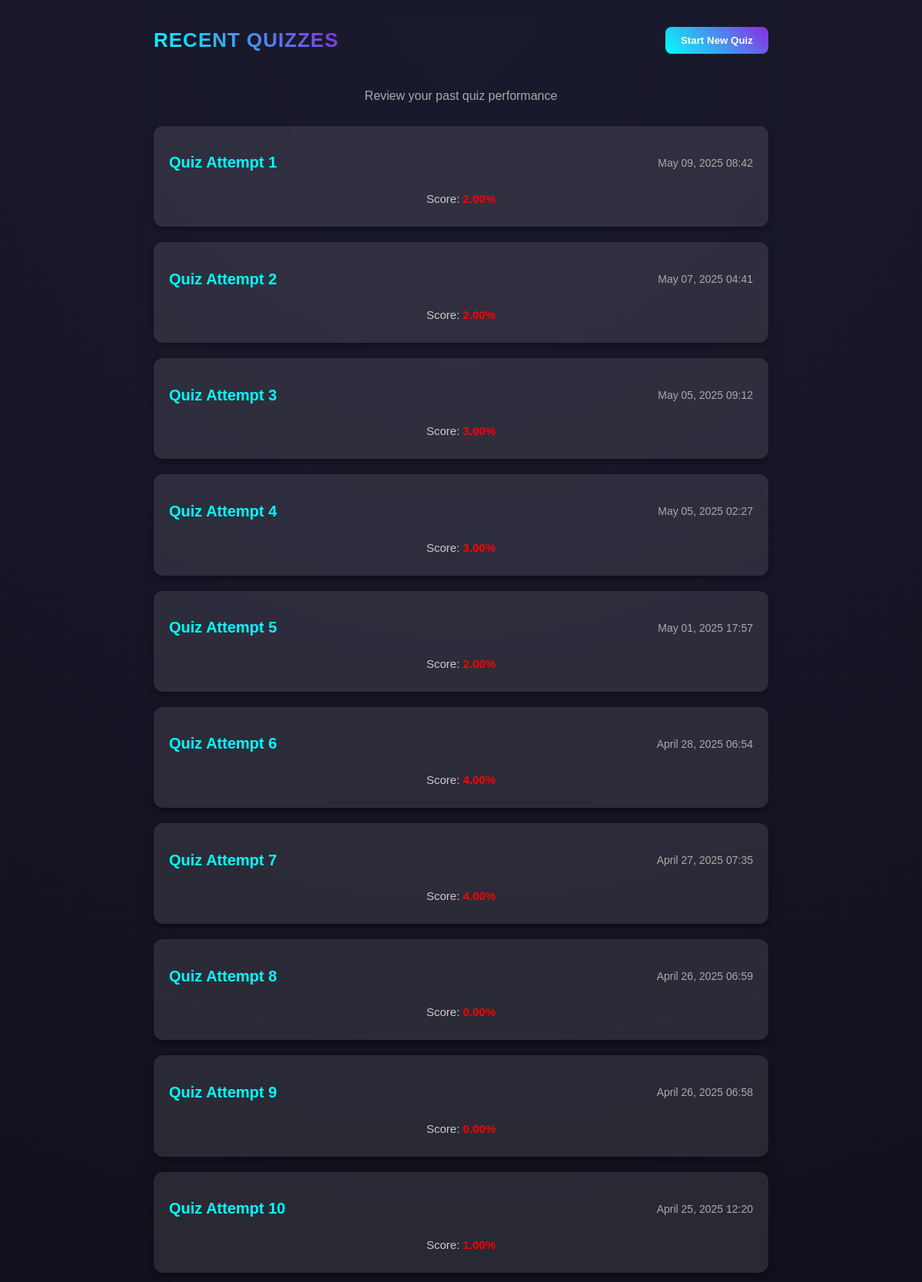
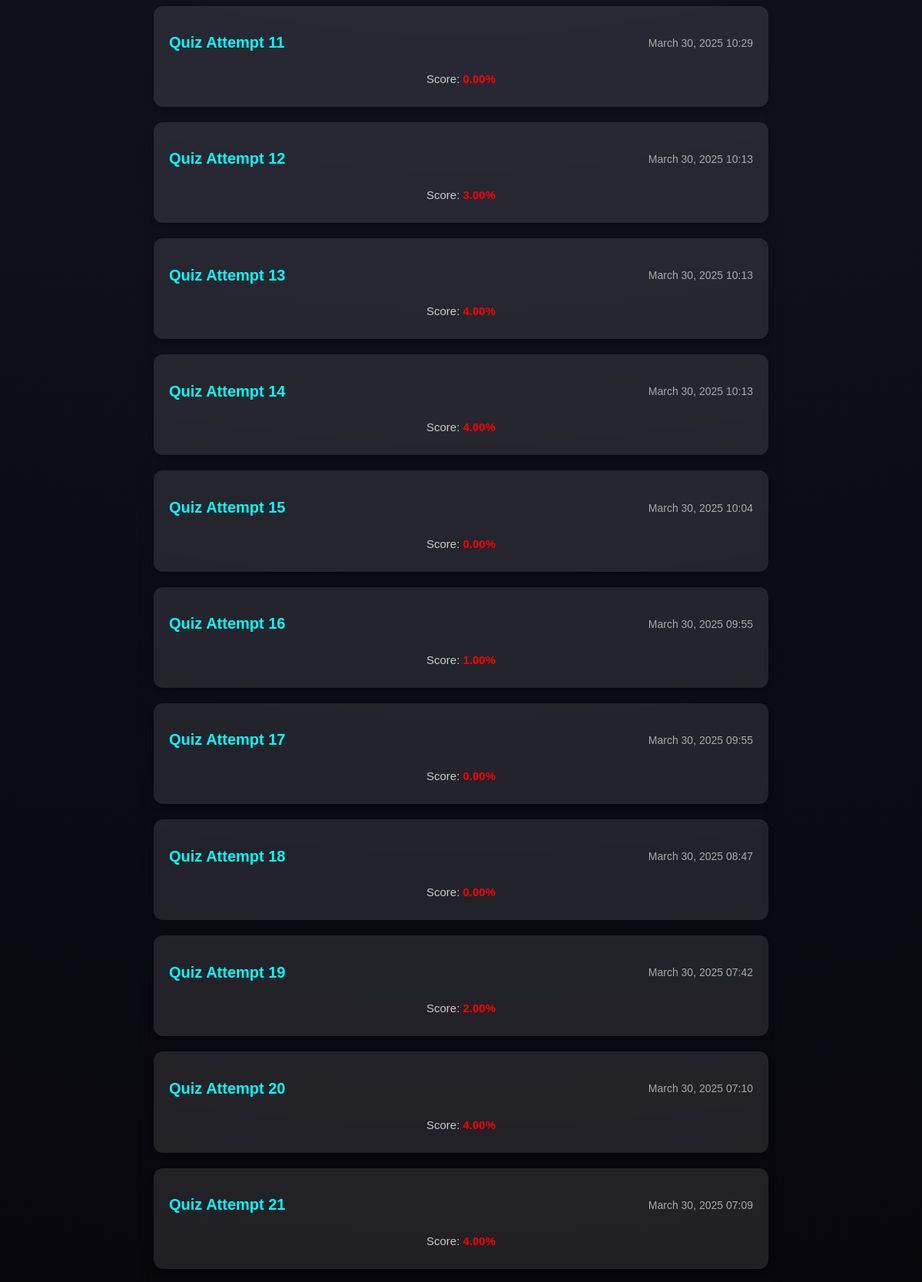
Screenshot of /interviewpage.php (upper part) with the database file from the repository (2 pictures, top to bottom).
### tables this page shows
CREATE TABLE `quiz_results` (
  `id` int(11) NOT NULL,
  `user_id` int(11) NOT NULL,
  `score` decimal(5,2) NOT NULL,
  `total_questions` int(11) NOT NULL,
  `correct_answers` int(11) NOT NULL,
  `timestamp` timestamp NOT NULL DEFAULT current_timestamp()
);

### interviewpage.php (the view, shortened to what this page needs)
<?php
$servername = "localhost";
$username = "root";
$password = "";
$dbname = "ai_career_hub";
$conn = new mysqli($servername, $username, $password, $dbname);
$user_id = 1;
$sql = "SELECT * FROM quiz_results WHERE user_id = '$user_id' ORDER BY timestamp DESC";
$result = mysqli_query($conn, $sql);
?>
<!DOCTYPE html>
<html lang="en">
<head>
</head>
<body>
    <div class="container">
        <div class="header">
            <h1>Recent Quizzes</h1>
            <button onclick="window.location.href='startq.php'">Start New Quiz</button>
        </div>
        <p class="description">Review your past quiz performance</p>
        <?php
        if ($result && mysqli_num_rows($result) > 0) {
            $attempt = 1;
            while ($row = mysqli_fetch_assoc($result)) {
                echo '<div class="quiz" onclick="window.location.href=\'quiz_detail.php?id=' . $row['id'] . '\'">';
                echo '<div class="quiz-header">';
                echo '<h2>Quiz Attempt ' . $attempt . '</h2>';
                echo '<span>' . date("F d, Y H:i", strtotime($row['timestamp'])) . '</span>';
                echo '</div>';
                echo '<p>Score: <strong style="color: ' . getScoreColor($row['score']) . ';">' . $row['score'] . '%</strong></p>';
                echo '</div>';
                $attempt++;
            }
        } else {
            echo "<p>No quizzes taken yet.</p>";
        }
        function getScoreColor($score) {
            if ($score >= 80) return 'limegreen';
            return 'red';
        }
        ?>
    </div>
</body>
</html>

### interviewpage.php (style rules this page uses)
body { background: radial-gradient(circle at top, #1a1a2e, #000); color: #fff; font-family: 'Poppins', Arial, sans-serif; margin: 0; padding: 0; display: flex; justify-content: center; align-items: center; min-height: 100vh; }
.container { max-width: 800px; width: 90%; padding: 20px; text-align: center; backdrop-filter: blur(10px); border-radius: 12px; }
.header { display: flex; justify-content: space-between; align-items: center; margin-bottom: 30px; }
.header h1 { font-size: 26px; font-weight: bold; letter-spacing: 1px; text-transform: uppercase; background: linear-gradient(45deg, cyan, blueviolet); -webkit-background-clip: text; color: transparent; }
.header button { background: linear-gradient(45deg, cyan, blueviolet); color: #fff; font-weight: bold; padding: 10px 20px; border: none; border-radius: 8px; cursor: pointer; transition: transform 0.2s ease-in-out, box-shadow 0.3s ease-in-out; }
.description { font-size: 16px; color: #aaa; margin-bottom: 30px; }
.quiz { background: rgba(255, 255, 255, 0.1); border-radius: 12px; padding: 20px; margin-bottom: 20px; box-shadow: 0 4px 6px rgba(0, 0, 0, 0.3); transition: transform 0.3s ease-in-out, box-shadow 0.3s ease-in-out; cursor: pointer; }
.quiz-header { display: flex; justify-content: space-between; align-items: center; margin-bottom: 10px; }
.quiz-header h2 { font-size: 20px; font-weight: bold; color: cyan; }
.quiz-header span { color: #aaa; font-size: 14px; }
.quiz p { color: #ccc; font-size: 15px; margin: 8px 0; }

### rows the page displays
quiz_results: timestamp "May 09, 2025 08:42", score "2.00"
quiz_results: timestamp "May 07, 2025 04:41", score "2.00"
quiz_results: timestamp "May 05, 2025 09:12", score "3.00"
quiz_results: timestamp "May 05, 2025 02:27", score "3.00"
quiz_results: timestamp "May 01, 2025 17:57", score "2.00"
quiz_results: timestamp "April 28, 2025 06:54", score "4.00"
quiz_results: timestamp "April 27, 2025 07:35", score "4.00"
quiz_results: timestamp "April 26, 2025 06:59", score "0.00"
quiz_results: timestamp "April 26, 2025 06:58", score "0.00"
quiz_results: timestamp "April 25, 2025 12:20", score "1.00"
quiz_results: timestamp "March 30, 2025 10:29", score "0.00"
quiz_results: timestamp "March 30, 2025 10:13", score "3.00"
quiz_results: timestamp "March 30, 2025 10:13", score "4.00"
quiz_results: timestamp "March 30, 2025 10:13", score "4.00"
quiz_results: timestamp "March 30, 2025 10:04", score "0.00"
quiz_results: timestamp "March 30, 2025 09:55", score "1.00"
quiz_results: timestamp "March 30, 2025 09:55", score "0.00"
quiz_results: timestamp "March 30, 2025 08:47", score "0.00"
quiz_results: timestamp "March 30, 2025 07:42", score "2.00"
quiz_results: timestamp "March 30, 2025 07:10", score "4.00"
quiz_results: timestamp "March 30, 2025 07:09", score "4.00"
